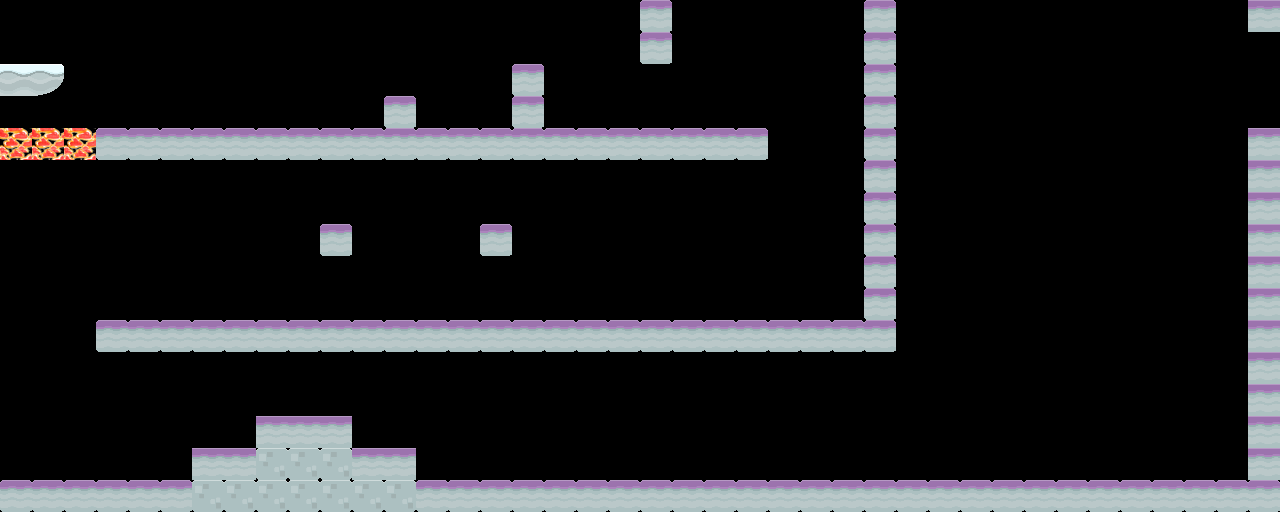

Below is a game level as drawn by its tile map, then a one-line description and the .tmx that defines it (tile-layer data replaced by summaries):
An orthogonal 40x16 tile map with 32x32 px tiles, 2 tile layers (Fire, Ground), 2 tilesets and 7 objects.

<map version="1.2" tiledversion="1.3.1" orientation="orthogonal" renderorder="right-down" compressionlevel="0" width="40" height="16" tilewidth="32" tileheight="32" infinite="0" nextlayerid="6" nextobjectid="2">
 <editorsettings>
  <export target="../assets/tilemaps/level-1.json" format="json" />
 </editorsettings>
 <tileset firstgid="1" name="world-1" tilewidth="32" tileheight="32" tilecount="128" columns="8">
  <image source="../assets/tilesets/spritesheet_ground-32x32.png" width="256" height="512" />
 </tileset>
 <tileset firstgid="129" name="fire-benthe" tilewidth="32" tileheight="32" tilecount="6" columns="6">
  <image source="../assets/tilesets/fire-benthe-32x32.png" width="192" height="32" />
  <tile id="0">
   <objectgroup draworder="index" id="3">
    <object id="3" x="0.183066" y="6.04119" width="31.9451" height="25.8124" />
   </objectgroup>
   <animation>
    <frame tileid="0" duration="150" />
    <frame tileid="1" duration="150" />
    <frame tileid="2" duration="150" />
    <frame tileid="3" duration="150" />
    <frame tileid="4" duration="150" />
    <frame tileid="5" duration="150" />
   </animation>
  </tile>
  <tile id="1">
   <objectgroup draworder="index" id="2">
    <object id="1" x="0" y="0" width="32" height="32" />
    <object id="2" x="0.0915332" y="9.51945" width="32.0366" height="22.4256" />
   </objectgroup>
  </tile>
  <tile id="2">
   <objectgroup draworder="index" id="2">
    <object id="1" x="0.0915332" y="10.8924" width="31.9451" height="20.9611" />
   </objectgroup>
  </tile>
  <tile id="3">
   <objectgroup draworder="index" id="2">
    <object id="1" x="0" y="8.23799" width="32.0366" height="23.7071" />
   </objectgroup>
  </tile>
  <tile id="4">
   <objectgroup draworder="index" id="2">
    <object id="1" x="0" y="7.96339" width="31.762" height="23.9817" />
   </objectgroup>
  </tile>
  <tile id="5">
   <objectgroup draworder="index" id="2">
    <object id="1" x="0.183066" y="9.51945" width="31.3959" height="22.2426" />
   </objectgroup>
  </tile>
 </tileset>
 <layer id="3" name="Fire" width="40" height="16">
  <data>[640 cells, 3 non-empty, 1 distinct tile ids]</data>
 </layer>
 <layer id="1" name="Ground" width="40" height="16">
  <data>[640 cells, 127 non-empty, 5 distinct tile ids]</data>
 </layer>
</map>